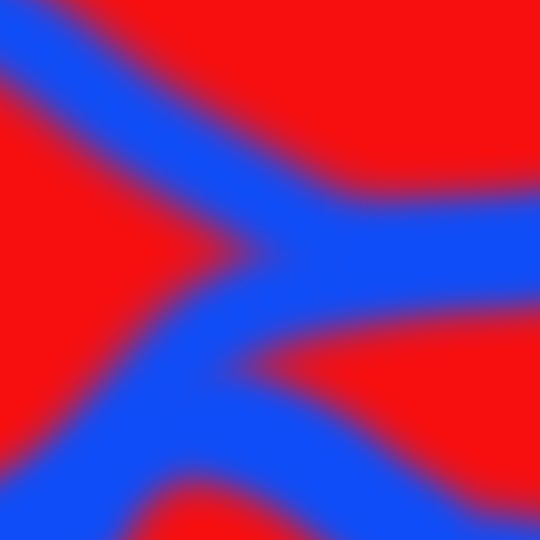
#> input picture img/test-1.jpg, 1080 x 1080 px (shown at 1/2 size)
$ python -i index.py   (imports and definitions only)
#> lines starting #> are read from the running program, lines starting #| are printed output that depends on the picture
import cv2
import numpy as np
import random

from math import floor

def getImg(name):
  return cv2.imread('img/' + name, cv2.IMREAD_UNCHANGED)

def writeImg(name, img):
  cv2.imwrite('output/' + name, img)

def getGrayImg(img):
  return cv2.cvtColor(img, cv2.COLOR_BGR2GRAY)

def getAllRegions(img, ksize = 5):
  # remove noise and thresh
  kernel = np.ones((ksize, ksize), np.uint8)
  opened = cv2.morphologyEx(gray, cv2.MORPH_OPEN, kernel)
  blurred = cv2.GaussianBlur(opened, (ksize, ksize), 0)
  ret, thresh = cv2.threshold(blurred, (ksize * 2), 255, 0)
  inverted = cv2.bitwise_not(thresh)

  # get contours and inverted contours
  contours, hierarchy = cv2.findContours(thresh, cv2.RETR_TREE,cv2.CHAIN_APPROX_SIMPLE)
  contoursI, hierarchyI = cv2.findContours(inverted, cv2.RETR_TREE,cv2.CHAIN_APPROX_SIMPLE)
  return contours + contoursI, hierarchy

def colorContour(img, contour, cIdx):
  mask = np.zeros(gray.shape, np.uint8)
  cv2.drawContours(mask, [contour], 0, 255, -1)
  pixelpoints = np.transpose(np.nonzero(mask))

  i = random.randint(0, 255)
  a = random.randint(0, 255)
  l = float(len(pixelpoints))

  idx = 0
  for x in pixelpoints:
    img.itemset((x[0], x[1], 0), x[0] - int(idx/l*255))
    img.itemset((x[0], x[1], 1), int(idx/l*255) + x[1])
    img.itemset((x[0], x[1], 2), a)
    idx += 1
    i += 1

def drawContour(img, contour):
  cv2.drawContours(img, [contour], 0, (255, 255, 255), 2)

img = getImg('test-8.jpg')
# gray = getGrayImg(img)
# contours, hierarchy = getAllRegions(gray, 1)

contours, hierarchy = cv2.findContours(img, cv2.RETR_TREE,cv2.CHAIN_APPROX_SIMPLE)
#> contours = []

# [4 lines of commented-out code are left out]

# [5 lines not run here, left out]


# [17 lines of commented-out code are left out]

>>> import cv2
>>> picture = cv2.imread('img/test-1.jpg', cv2.IMREAD_GRAYSCALE)
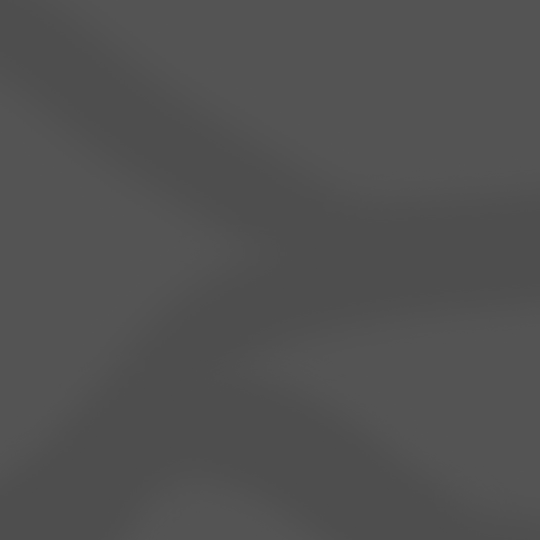
#> picture: shape (1080, 1080) (shown at 1/2 size); min 77, max 85, mean 81.3
>>> result = getAllRegions(picture)
#> (the run stopped early here; a loop or call above may not have finished)
